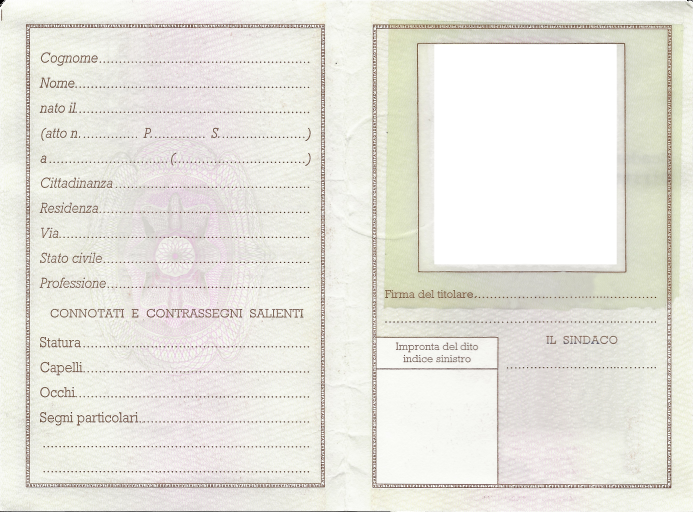
#> input picture ReferenceImages/rearCIC.png, 1386 x 1024 px (shown at 1/2 size)
$ python DaisyFeaturesMatcher.py
#> lines starting #> are read from the running program, lines starting #| are printed output that depends on the picture
from skimage.feature import daisy, match_descriptors, plot_matches, canny
from skimage.filters import sobel, prewitt, roberts
from skimage.transform import resize
import matplotlib.pyplot as plt
from skimage.io import imread, imsave
# ANNOTATION canny non funziona
reference_img = imread('ReferenceImages/rearCIC.png', as_gray=True)
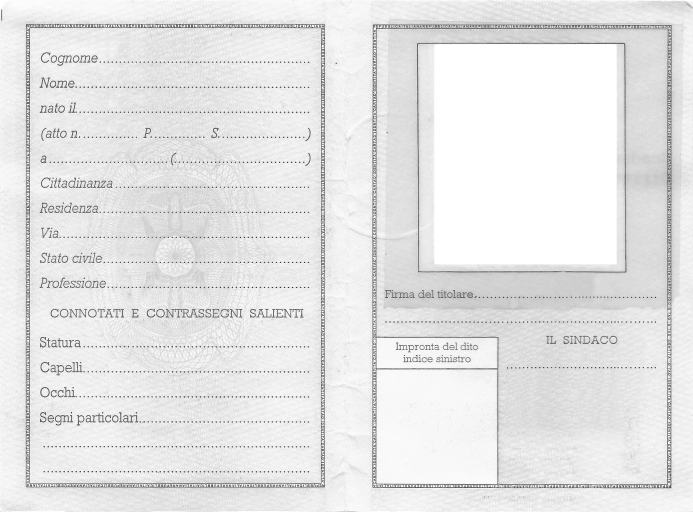
#> reference_img: shape (1024, 1386) float64 (shown at 1/2 size); min 0.0357, max 1, mean 0.902
reference_img_edges = canny(reference_img)
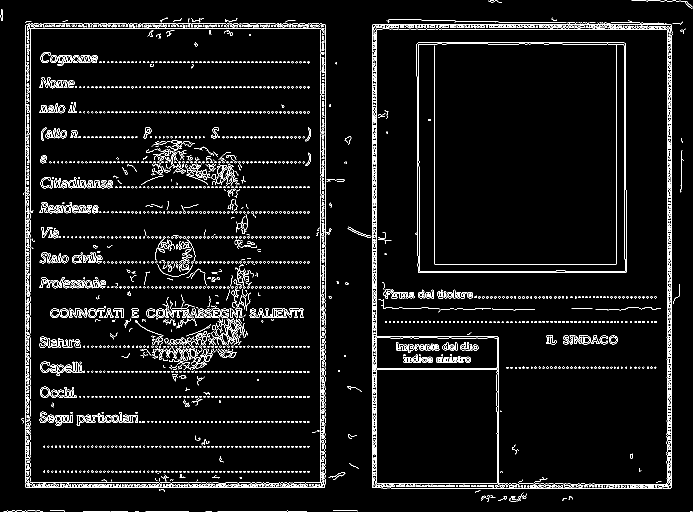
#> reference_img_edges: shape (1024, 1386) bool (shown at 1/2 size); 5% white in thin lines or dots
#> (the run stopped early here; a loop or call above may not have finished)

$ run again, with ReferenceImages/TestaCIC.png copied over ReferenceImages/rearCIC.png
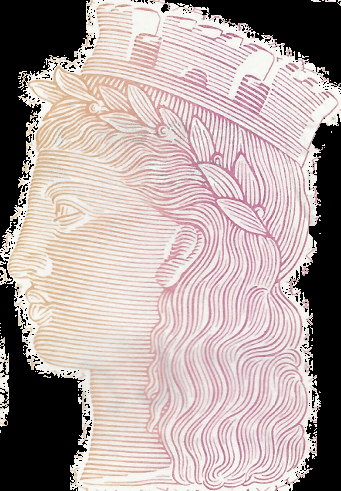
#> input picture ReferenceImages/TestaCIC.png, 341 x 491 px
#> `reference_img = imread('ReferenceImages/rearCIC.png', as_gray=True)`:
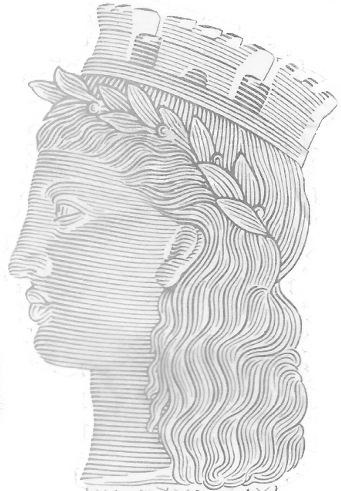
#> reference_img: shape (491, 341) float64; min 0.366, max 1, mean 0.883
#> `reference_img_edges = canny(reference_img)`:
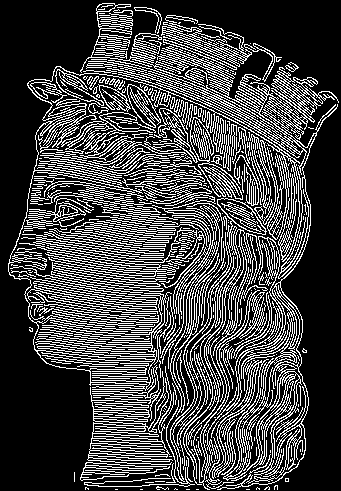
#> reference_img_edges: shape (491, 341) bool; 26.4% white in thin lines or dots
